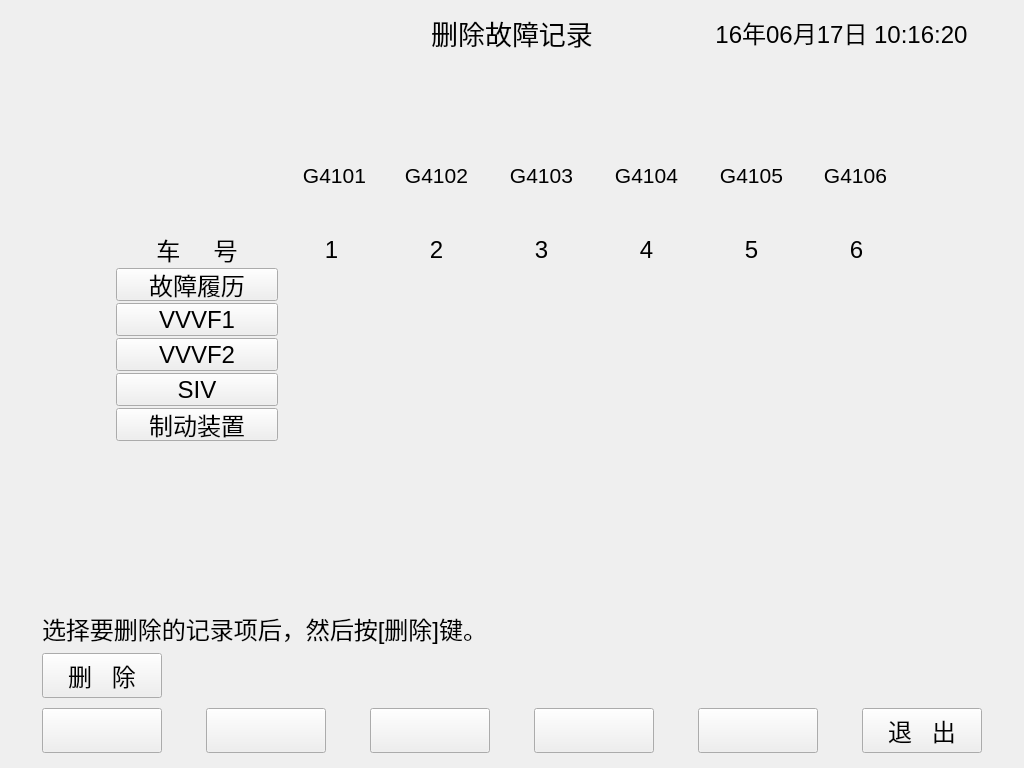
 <widget class="QDialog" name="delerrinfo">
  <property name="geometry">
   <rect>
    <x>0</x>
    <y>0</y>
    <width>1024</width>
    <height>768</height>
   </rect>
  </property>
  <property name="windowTitle">
   <string>删除故障记录</string>
  </property>
  <widget class="QLabel" name="labelinfo_1_7">
   <property name="geometry">
    <rect>
     <x>804</x>
     <y>232</y>
     <width>105</width>
     <height>35</height>
    </rect>
   </property>
   <property name="font">
    <font>
     <pointsize>18</pointsize>
    </font>
   </property>
   <property name="text">
    <string>6</string>
   </property>
   <property name="alignment">
    <set>Qt::AlignCenter</set>
   </property>
  </widget>
  <widget class="MyLabel" name="labelinfo_6_7">
   <property name="geometry">
    <rect>
     <x>804</x>
     <y>407</y>
     <width>105</width>
     <height>35</height>
    </rect>
   </property>
   <property name="font">
    <font>
     <pointsize>18</pointsize>
    </font>
   </property>
   <property name="text">
    <string/>
   </property>
   <property name="alignment">
    <set>Qt::AlignCenter</set>
   </property>
  </widget>
  <widget class="QLabel" name="title_2">
   <property name="geometry">
    <rect>
     <x>355</x>
     <y>10</y>
     <width>314</width>
     <height>45</height>
    </rect>
   </property>
   <property name="sizePolicy">
    <sizepolicy hsizetype="Expanding" vsizetype="Expanding">
     <horstretch>0</horstretch>
     <verstretch>0</verstretch>
    </sizepolicy>
   </property>
   <property name="font">
    <font>
     <pointsize>20</pointsize>
    </font>
   </property>
   <property name="text">
    <string>删除故障记录</string>
   </property>
   <property name="alignment">
    <set>Qt::AlignCenter</set>
   </property>
  </widget>
  <widget class="MyLabel" name="labelinfo_4_5">
   <property name="geometry">
    <rect>
     <x>594</x>
     <y>337</y>
     <width>105</width>
     <height>35</height>
    </rect>
   </property>
   <property name="font">
    <font>
     <pointsize>18</pointsize>
    </font>
   </property>
   <property name="text">
    <string/>
   </property>
   <property name="alignment">
    <set>Qt::AlignCenter</set>
   </property>
  </widget>
  <widget class="QLabel" name="labelinfo_1_4">
   <property name="geometry">
    <rect>
     <x>489</x>
     <y>232</y>
     <width>105</width>
     <height>35</height>
    </rect>
   </property>
   <property name="font">
    <font>
     <pointsize>18</pointsize>
    </font>
   </property>
   <property name="text">
    <string>3</string>
   </property>
   <property name="alignment">
    <set>Qt::AlignCenter</set>
   </property>
  </widget>
  <widget class="QPushButton" name="buttontemp1">
   <property name="geometry">
    <rect>
     <x>206</x>
     <y>708</y>
     <width>120</width>
     <height>45</height>
    </rect>
   </property>
   <property name="font">
    <font>
     <pointsize>18</pointsize>
    </font>
   </property>
   <property name="focusPolicy">
    <enum>Qt::NoFocus</enum>
   </property>
   <property name="text">
    <string/>
   </property>
  </widget>
  <widget class="QLabel" name="carlabel6">
   <property name="geometry">
    <rect>
     <x>816</x>
     <y>163</y>
     <width>79</width>
     <height>25</height>
    </rect>
   </property>
   <property name="font">
    <font>
     <pointsize>16</pointsize>
    </font>
   </property>
   <property name="text">
    <string>G4106</string>
   </property>
   <property name="alignment">
    <set>Qt::AlignCenter</set>
   </property>
  </widget>
  <widget class="MyLabel" name="labelinfo_2_4">
   <property name="geometry">
    <rect>
     <x>489</x>
     <y>267</y>
     <width>105</width>
     <height>35</height>
    </rect>
   </property>
   <property name="font">
    <font>
     <pointsize>18</pointsize>
    </font>
   </property>
   <property name="text">
    <string/>
   </property>
   <property name="alignment">
    <set>Qt::AlignCenter</set>
   </property>
  </widget>
  <widget class="MyLabel" name="labelinfo_5_3">
   <property name="geometry">
    <rect>
     <x>384</x>
     <y>372</y>
     <width>105</width>
     <height>35</height>
    </rect>
   </property>
   <property name="font">
    <font>
     <pointsize>18</pointsize>
    </font>
   </property>
   <property name="text">
    <string/>
   </property>
   <property name="alignment">
    <set>Qt::AlignCenter</set>
   </property>
  </widget>
  <widget class="MyLabel" name="labelinfo_5_2">
   <property name="geometry">
    <rect>
     <x>279</x>
     <y>372</y>
     <width>105</width>
     <height>35</height>
    </rect>
   </property>
   <property name="font">
    <font>
     <pointsize>18</pointsize>
    </font>
   </property>
   <property name="text">
    <string/>
   </property>
   <property name="alignment">
    <set>Qt::AlignCenter</set>
   </property>
  </widget>
  <widget class="QLabel" name="labelinfo_1_6">
   <property name="geometry">
    <rect>
     <x>699</x>
     <y>232</y>
     <width>105</width>
     <height>35</height>
    </rect>
   </property>
   <property name="font">
    <font>
     <pointsize>18</pointsize>
    </font>
   </property>
   <property name="text">
    <string>5</string>
   </property>
   <property name="alignment">
    <set>Qt::AlignCenter</set>
   </property>
  </widget>
  <widget class="MyLabel" name="labelinfo_4_3">
   <property name="geometry">
    <rect>
     <x>384</x>
     <y>337</y>
     <width>105</width>
     <height>35</height>
    </rect>
   </property>
   <property name="font">
    <font>
     <pointsize>18</pointsize>
    </font>
   </property>
   <property name="text">
    <string/>
   </property>
   <property name="alignment">
    <set>Qt::AlignCenter</set>
   </property>
  </widget>
  <widget class="MyLabel" name="labelinfo_4_2">
   <property name="geometry">
    <rect>
     <x>279</x>
     <y>337</y>
     <width>105</width>
     <height>35</height>
    </rect>
   </property>
   <property name="font">
    <font>
     <pointsize>18</pointsize>
    </font>
   </property>
   <property name="text">
    <string/>
   </property>
   <property name="alignment">
    <set>Qt::AlignCenter</set>
   </property>
  </widget>
  <widget class="QLabel" name="labelinfo_3_1">
   <property name="geometry">
    <rect>
     <x>115</x>
     <y>302</y>
     <width>164</width>
     <height>35</height>
    </rect>
   </property>
   <property name="font">
    <font>
     <pointsize>18</pointsize>
    </font>
   </property>
   <property name="text">
    <string/>
   </property>
   <property name="alignment">
    <set>Qt::AlignCenter</set>
   </property>
  </widget>
  <widget class="MyLabel" name="labelinfo_4_4">
   <property name="geometry">
    <rect>
     <x>489</x>
     <y>337</y>
     <width>105</width>
     <height>35</height>
    </rect>
   </property>
   <property name="font">
    <font>
     <pointsize>18</pointsize>
    </font>
   </property>
   <property name="text">
    <string/>
   </property>
   <property name="alignment">
    <set>Qt::AlignCenter</set>
   </property>
  </widget>
  <widget class="QLabel" name="labelinfo_2_1">
   <property name="geometry">
    <rect>
     <x>115</x>
     <y>267</y>
     <width>164</width>
     <height>35</height>
    </rect>
   </property>
   <property name="font">
    <font>
     <pointsize>18</pointsize>
    </font>
   </property>
   <property name="text">
    <string/>
   </property>
   <property name="alignment">
    <set>Qt::AlignCenter</set>
   </property>
  </widget>
  <widget class="QLabel" name="labelinfo_1_2">
   <property name="geometry">
    <rect>
     <x>279</x>
     <y>232</y>
     <width>105</width>
     <height>35</height>
    </rect>
   </property>
   <property name="font">
    <font>
     <pointsize>18</pointsize>
    </font>
   </property>
   <property name="text">
    <string>1</string>
   </property>
   <property name="alignment">
    <set>Qt::AlignCenter</set>
   </property>
  </widget>
  <widget class="QLabel" name="labelbuttonarea">
   <property name="geometry">
    <rect>
     <x>10</x>
     <y>703</y>
     <width>1004</width>
     <height>55</height>
    </rect>
   </property>
   <property name="text">
    <string/>
   </property>
  </widget>
  <widget class="QPushButton" name="buttonquit">
   <property name="geometry">
    <rect>
     <x>862</x>
     <y>708</y>
     <width>120</width>
     <height>45</height>
    </rect>
   </property>
   <property name="font">
    <font>
     <pointsize>18</pointsize>
    </font>
   </property>
   <property name="focusPolicy">
    <enum>Qt::NoFocus</enum>
   </property>
   <property name="text">
    <string>退   出</string>
   </property>
  </widget>
  <widget class="QLabel" name="carlabel3">
   <property name="geometry">
    <rect>
     <x>501</x>
     <y>163</y>
     <width>81</width>
     <height>25</height>
    </rect>
   </property>
   <property name="font">
    <font>
     <pointsize>16</pointsize>
    </font>
   </property>
   <property name="text">
    <string>G4103</string>
   </property>
   <property name="alignment">
    <set>Qt::AlignCenter</set>
   </property>
  </widget>
  <widget class="QLabel" name="carlabel5">
   <property name="geometry">
    <rect>
     <x>711</x>
     <y>163</y>
     <width>81</width>
     <height>25</height>
    </rect>
   </property>
   <property name="font">
    <font>
     <pointsize>16</pointsize>
    </font>
   </property>
   <property name="text">
    <string>G4105</string>
   </property>
   <property name="alignment">
    <set>Qt::AlignCenter</set>
   </property>
  </widget>
  <widget class="QLabel" name="labelinfo_1_1">
   <property name="geometry">
    <rect>
     <x>115</x>
     <y>232</y>
     <width>164</width>
     <height>35</height>
    </rect>
   </property>
   <property name="font">
    <font>
     <pointsize>18</pointsize>
    </font>
   </property>
   <property name="text">
    <string>车     号</string>
   </property>
   <property name="alignment">
    <set>Qt::AlignCenter</set>
   </property>
  </widget>
  <widget class="QLabel" name="carimagelabel5">
   <property name="geometry">
    <rect>
     <x>699</x>
     <y>150</y>
     <width>105</width>
     <height>80</height>
    </rect>
   </property>
   <property name="text">
    <string/>
   </property>
  </widget>
  <widget class="MyLabel" name="labelinfo_6_5">
   <property name="geometry">
    <rect>
     <x>594</x>
     <y>407</y>
     <width>105</width>
     <height>35</height>
    </rect>
   </property>
   <property name="font">
    <font>
     <pointsize>18</pointsize>
    </font>
   </property>
   <property name="text">
    <string/>
   </property>
   <property name="alignment">
    <set>Qt::AlignCenter</set>
   </property>
  </widget>
  <widget class="MyLabel" name="labelinfo_2_5">
   <property name="geometry">
    <rect>
     <x>594</x>
     <y>267</y>
     <width>105</width>
     <height>35</height>
    </rect>
   </property>
   <property name="font">
    <font>
     <pointsize>18</pointsize>
    </font>
   </property>
   <property name="text">
    <string/>
   </property>
   <property name="alignment">
    <set>Qt::AlignCenter</set>
   </property>
  </widget>
  <widget class="QLabel" name="carlabel2">
   <property name="geometry">
    <rect>
     <x>396</x>
     <y>163</y>
     <width>81</width>
     <height>25</height>
    </rect>
   </property>
   <property name="font">
    <font>
     <pointsize>16</pointsize>
    </font>
   </property>
   <property name="text">
    <string>G4102</string>
   </property>
   <property name="alignment">
    <set>Qt::AlignCenter</set>
   </property>
  </widget>
  <widget class="QLabel" name="labelinfo_1_5">
   <property name="geometry">
    <rect>
     <x>594</x>
     <y>232</y>
     <width>105</width>
     <height>35</height>
    </rect>
   </property>
   <property name="font">
    <font>
     <pointsize>18</pointsize>
    </font>
   </property>
   <property name="text">
    <string>4</string>
   </property>
   <property name="alignment">
    <set>Qt::AlignCenter</set>
   </property>
  </widget>
  <widget class="MyLabel" name="labelinfo_5_4">
   <property name="geometry">
    <rect>
     <x>489</x>
     <y>372</y>
     <width>105</width>
     <height>35</height>
    </rect>
   </property>
   <property name="font">
    <font>
     <pointsize>18</pointsize>
    </font>
   </property>
   <property name="text">
    <string/>
   </property>
   <property name="alignment">
    <set>Qt::AlignCenter</set>
   </property>
  </widget>
  <widget class="QLabel" name="carlabel1">
   <property name="geometry">
    <rect>
     <x>295</x>
     <y>163</y>
     <width>79</width>
     <height>25</height>
    </rect>
   </property>
   <property name="font">
    <font>
     <pointsize>16</pointsize>
    </font>
   </property>
   <property name="text">
    <string>G4101</string>
   </property>
   <property name="alignment">
    <set>Qt::AlignCenter</set>
   </property>
  </widget>
  <widget class="MyLabel" name="labelinfo_5_7">
   <property name="geometry">
    <rect>
     <x>804</x>
     <y>372</y>
     <width>105</width>
     <height>35</height>
    </rect>
   </property>
   <property name="font">
    <font>
     <pointsize>18</pointsize>
    </font>
   </property>
   <property name="text">
    <string/>
   </property>
   <property name="alignment">
    <set>Qt::AlignCenter</set>
   </property>
  </widget>
  <widget class="MyLabel" name="labelinfo_3_2">
   <property name="geometry">
    <rect>
     <x>279</x>
     <y>302</y>
     <width>105</width>
     <height>35</height>
    </rect>
   </property>
   <property name="font">
    <font>
     <pointsize>18</pointsize>
    </font>
   </property>
   <property name="text">
    <string/>
   </property>
   <property name="alignment">
    <set>Qt::AlignCenter</set>
   </property>
  </widget>
  <widget class="MyLabel" name="labelinfo_6_6">
   <property name="geometry">
    <rect>
     <x>699</x>
     <y>407</y>
     <width>105</width>
     <height>35</height>
    </rect>
   </property>
   <property name="font">
    <font>
     <pointsize>18</pointsize>
    </font>
   </property>
   <property name="text">
    <string/>
   </property>
   <property name="alignment">
    <set>Qt::AlignCenter</set>
   </property>
  </widget>
  <widget class="MyLabel" name="labelinfo_2_2">
   <property name="geometry">
    <rect>
     <x>279</x>
     <y>267</y>
     <width>105</width>
     <height>35</height>
    </rect>
   </property>
   <property name="font">
    <font>
     <pointsize>18</pointsize>
    </font>
   </property>
   <property name="text">
    <string/>
   </property>
   <property name="alignment">
    <set>Qt::AlignCenter</set>
   </property>
  </widget>
  <widget class="QLabel" name="carimagelabel1">
   <property name="geometry">
    <rect>
     <x>279</x>
     <y>150</y>
     <width>105</width>
     <height>80</height>
    </rect>
   </property>
   <property name="text">
    <string/>
   </property>
  </widget>
  <widget class="MyLabel" name="labelinfo_5_5">
   <property name="geometry">
    <rect>
     <x>594</x>
     <y>372</y>
     <width>105</width>
     <height>35</height>
    </rect>
   </property>
   <property name="font">
    <font>
     <pointsize>18</pointsize>
    </font>
   </property>
   <property name="text">
    <string/>
   </property>
   <property name="alignment">
    <set>Qt::AlignCenter</set>
   </property>
  </widget>
  <widget class="QLabel" name="carimagelabel6">
   <property name="geometry">
    <rect>
     <x>804</x>
     <y>150</y>
     <width>105</width>
     <height>80</height>
    </rect>
   </property>
   <property name="text">
    <string/>
   </property>
  </widget>
  <widget class="QLabel" name="labelinfo_4_1">
   <property name="geometry">
    <rect>
     <x>115</x>
     <y>337</y>
     <width>164</width>
     <height>35</height>
    </rect>
   </property>
   <property name="font">
    <font>
     <pointsize>18</pointsize>
    </font>
   </property>
   <property name="text">
    <string/>
   </property>
   <property name="alignment">
    <set>Qt::AlignCenter</set>
   </property>
  </widget>
  <widget class="QPushButton" name="buttontemp2">
   <property name="geometry">
    <rect>
     <x>370</x>
     <y>708</y>
     <width>120</width>
     <height>45</height>
    </rect>
   </property>
   <property name="font">
    <font>
     <pointsize>18</pointsize>
    </font>
   </property>
   <property name="focusPolicy">
    <enum>Qt::NoFocus</enum>
   </property>
   <property name="text">
    <string/>
   </property>
  </widget>
  <widget class="MyLabel" name="labelinfo_2_3">
   <property name="geometry">
    <rect>
     <x>384</x>
     <y>267</y>
     <width>105</width>
     <height>35</height>
    </rect>
   </property>
   <property name="font">
    <font>
     <pointsize>18</pointsize>
    </font>
   </property>
   <property name="text">
    <string/>
   </property>
   <property name="alignment">
    <set>Qt::AlignCenter</set>
   </property>
  </widget>
  <widget class="MyLabel" name="labelinfo_2_7">
   <property name="geometry">
    <rect>
     <x>804</x>
     <y>267</y>
     <width>105</width>
     <height>35</height>
    </rect>
   </property>
   <property name="font">
    <font>
     <pointsize>18</pointsize>
    </font>
   </property>
   <property name="text">
    <string/>
   </property>
   <property name="alignment">
    <set>Qt::AlignCenter</set>
   </property>
  </widget>
  <widget class="QLabel" name="carimagelabel3">
   <property name="geometry">
    <rect>
     <x>489</x>
     <y>150</y>
     <width>105</width>
     <height>80</height>
    </rect>
   </property>
   <property name="text">
    <string/>
   </property>
  </widget>
  <widget class="MyLabel" name="labelinfo_4_6">
   <property name="geometry">
    <rect>
     <x>699</x>
     <y>337</y>
     <width>105</width>
     <height>35</height>
    </rect>
   </property>
   <property name="font">
    <font>
     <pointsize>18</pointsize>
    </font>
   </property>
   <property name="text">
    <string/>
   </property>
   <property name="alignment">
    <set>Qt::AlignCenter</set>
   </property>
  </widget>
  <widget class="QLabel" name="carimagelabel4">
   <property name="geometry">
    <rect>
     <x>594</x>
     <y>150</y>
     <width>105</width>
     <height>80</height>
    </rect>
   </property>
   <property name="text">
    <string/>
   </property>
  </widget>
  <widget class="QPushButton" name="buttontemp4">
   <property name="geometry">
    <rect>
     <x>698</x>
     <y>708</y>
     <width>120</width>
     <height>45</height>
    </rect>
   </property>
   <property name="font">
    <font>
     <pointsize>18</pointsize>
    </font>
   </property>
   <property name="focusPolicy">
    <enum>Qt::NoFocus</enum>
   </property>
   <property name="text">
    <string/>
   </property>
  </widget>
  <widget class="QPushButton" name="buttondelete">
   <property name="geometry">
    <rect>
     <x>42</x>
     <y>653</y>
     <width>120</width>
     <height>45</height>
    </rect>
   </property>
   <property name="font">
    <font>
     <pointsize>18</pointsize>
    </font>
   </property>
   <property name="focusPolicy">
    <enum>Qt::NoFocus</enum>
   </property>
   <property name="text">
    <string>删   除</string>
   </property>
  </widget>
  <widget class="MyLabel" name="labelinfo_3_3">
   <property name="geometry">
    <rect>
     <x>384</x>
     <y>302</y>
     <width>105</width>
     <height>35</height>
    </rect>
   </property>
   <property name="font">
    <font>
     <pointsize>18</pointsize>
    </font>
   </property>
   <property name="text">
    <string/>
   </property>
   <property name="alignment">
    <set>Qt::AlignCenter</set>
   </property>
  </widget>
  <widget class="QLabel" name="carlabel4">
   <property name="geometry">
    <rect>
     <x>606</x>
     <y>163</y>
     <width>81</width>
     <height>25</height>
    </rect>
   </property>
   <property name="font">
    <font>
     <pointsize>16</pointsize>
    </font>
   </property>
   <property name="text">
    <string>G4104</string>
   </property>
   <property name="alignment">
    <set>Qt::AlignCenter</set>
   </property>
  </widget>
  <widget class="MyLabel" name="labelinfo_5_6">
   <property name="geometry">
    <rect>
     <x>699</x>
     <y>372</y>
     <width>105</width>
     <height>35</height>
    </rect>
   </property>
   <property name="font">
    <font>
     <pointsize>18</pointsize>
    </font>
   </property>
   <property name="text">
    <string/>
   </property>
   <property name="alignment">
    <set>Qt::AlignCenter</set>
   </property>
  </widget>
  <widget class="MyLabel" name="labelinfo_2_6">
   <property name="geometry">
    <rect>
     <x>699</x>
     <y>267</y>
     <width>105</width>
     <height>35</height>
    </rect>
   </property>
   <property name="font">
    <font>
     <pointsize>18</pointsize>
    </font>
   </property>
   <property name="text">
    <string/>
   </property>
   <property name="alignment">
    <set>Qt::AlignCenter</set>
   </property>
  </widget>
  <widget class="MyLabel" name="labelinfo_3_4">
   <property name="geometry">
    <rect>
     <x>489</x>
     <y>302</y>
     <width>105</width>
     <height>35</height>
    </rect>
   </property>
   <property name="font">
    <font>
     <pointsize>18</pointsize>
    </font>
   </property>
   <property name="text">
    <string/>
   </property>
   <property name="alignment">
    <set>Qt::AlignCenter</set>
   </property>
  </widget>
  <widget class="MyLabel" name="labelinfo_3_6">
   <property name="geometry">
    <rect>
     <x>699</x>
     <y>302</y>
     <width>105</width>
     <height>35</height>
    </rect>
   </property>
   <property name="font">
    <font>
     <pointsize>18</pointsize>
    </font>
   </property>
   <property name="text">
    <string/>
   </property>
   <property name="alignment">
    <set>Qt::AlignCenter</set>
   </property>
  </widget>
  <widget class="MyLabel" name="labelinfo_4_7">
   <property name="geometry">
    <rect>
     <x>804</x>
     <y>337</y>
     <width>105</width>
     <height>35</height>
    </rect>
   </property>
   <property name="font">
    <font>
     <pointsize>18</pointsize>
    </font>
   </property>
   <property name="text">
    <string/>
   </property>
   <property name="alignment">
    <set>Qt::AlignCenter</set>
   </property>
  </widget>
  <widget class="QLabel" name="title">
   <property name="geometry">
    <rect>
     <x>10</x>
     <y>10</y>
     <width>345</width>
     <height>45</height>
    </rect>
   </property>
   <property name="sizePolicy">
    <sizepolicy hsizetype="Expanding" vsizetype="Expanding">
     <horstretch>0</horstretch>
     <verstretch>0</verstretch>
    </sizepolicy>
   </property>
   <property name="font">
    <font>
     <pointsize>18</pointsize>
    </font>
   </property>
   <property name="text">
    <string/>
   </property>
  </widget>
  <widget class="MyLabel" name="labelinfo_3_5">
   <property name="geometry">
    <rect>
     <x>594</x>
     <y>302</y>
     <width>105</width>
     <height>35</height>
    </rect>
   </property>
   <property name="font">
    <font>
     <pointsize>18</pointsize>
    </font>
   </property>
   <property name="text">
    <string/>
   </property>
   <property name="alignment">
    <set>Qt::AlignCenter</set>
   </property>
  </widget>
  <widget class="QLabel" name="labelinfo_6_1">
   <property name="geometry">
    <rect>
     <x>115</x>
     <y>407</y>
     <width>164</width>
     <height>35</height>
    </rect>
   </property>
   <property name="font">
    <font>
     <pointsize>18</pointsize>
    </font>
   </property>
   <property name="text">
    <string/>
   </property>
   <property name="alignment">
    <set>Qt::AlignCenter</set>
   </property>
  </widget>
  <widget class="MyLabel" name="labelinfo_6_4">
   <property name="geometry">
    <rect>
     <x>489</x>
     <y>407</y>
     <width>105</width>
     <height>35</height>
    </rect>
   </property>
   <property name="font">
    <font>
     <pointsize>18</pointsize>
    </font>
   </property>
   <property name="text">
    <string/>
   </property>
   <property name="alignment">
    <set>Qt::AlignCenter</set>
   </property>
  </widget>
  <widget class="QLabel" name="labelinfo_5_1">
   <property name="geometry">
    <rect>
     <x>115</x>
     <y>372</y>
     <width>164</width>
     <height>35</height>
    </rect>
   </property>
   <property name="font">
    <font>
     <pointsize>18</pointsize>
    </font>
   </property>
   <property name="text">
    <string/>
   </property>
   <property name="alignment">
    <set>Qt::AlignCenter</set>
   </property>
  </widget>
  <widget class="MyLabel" name="labelinfo_6_2">
   <property name="geometry">
    <rect>
     <x>279</x>
     <y>407</y>
     <width>105</width>
     <height>35</height>
    </rect>
   </property>
   <property name="font">
    <font>
     <pointsize>18</pointsize>
    </font>
   </property>
   <property name="text">
    <string/>
   </property>
   <property name="alignment">
    <set>Qt::AlignCenter</set>
   </property>
  </widget>
  <widget class="QLabel" name="labelmessage">
   <property name="geometry">
    <rect>
     <x>42</x>
     <y>608</y>
     <width>721</width>
     <height>40</height>
    </rect>
   </property>
   <property name="font">
    <font>
     <pointsize>18</pointsize>
    </font>
   </property>
   <property name="text">
    <string>选择要删除的记录项后，然后按[删除]键。</string>
   </property>
   <property name="alignment">
    <set>Qt::AlignLeading|Qt::AlignLeft|Qt::AlignVCenter</set>
   </property>
  </widget>
  <widget class="QPushButton" name="buttontemp3">
   <property name="geometry">
    <rect>
     <x>534</x>
     <y>708</y>
     <width>120</width>
     <height>45</height>
    </rect>
   </property>
   <property name="font">
    <font>
     <pointsize>18</pointsize>
    </font>
   </property>
   <property name="focusPolicy">
    <enum>Qt::NoFocus</enum>
   </property>
   <property name="text">
    <string/>
   </property>
  </widget>
  <widget class="MyLabel" name="labelinfo_3_7">
   <property name="geometry">
    <rect>
     <x>804</x>
     <y>302</y>
     <width>105</width>
     <height>35</height>
    </rect>
   </property>
   <property name="font">
    <font>
     <pointsize>18</pointsize>
    </font>
   </property>
   <property name="text">
    <string/>
   </property>
   <property name="alignment">
    <set>Qt::AlignCenter</set>
   </property>
  </widget>
  <widget class="QLabel" name="labelinfo_1_3">
   <property name="geometry">
    <rect>
     <x>384</x>
     <y>232</y>
     <width>105</width>
     <height>35</height>
    </rect>
   </property>
   <property name="font">
    <font>
     <pointsize>18</pointsize>
    </font>
   </property>
   <property name="text">
    <string>2</string>
   </property>
   <property name="alignment">
    <set>Qt::AlignCenter</set>
   </property>
  </widget>
  <widget class="QLabel" name="title_3">
   <property name="geometry">
    <rect>
     <x>669</x>
     <y>10</y>
     <width>345</width>
     <height>45</height>
    </rect>
   </property>
   <property name="sizePolicy">
    <sizepolicy hsizetype="Expanding" vsizetype="Expanding">
     <horstretch>0</horstretch>
     <verstretch>0</verstretch>
    </sizepolicy>
   </property>
   <property name="font">
    <font>
     <pointsize>18</pointsize>
    </font>
   </property>
   <property name="text">
    <string>16年06月17日 10:16:20</string>
   </property>
   <property name="alignment">
    <set>Qt::AlignCenter</set>
   </property>
  </widget>
  <widget class="QLabel" name="carimagelabel2">
   <property name="geometry">
    <rect>
     <x>384</x>
     <y>150</y>
     <width>105</width>
     <height>80</height>
    </rect>
   </property>
   <property name="text">
    <string/>
   </property>
  </widget>
  <widget class="QPushButton" name="buttontemp0">
   <property name="geometry">
    <rect>
     <x>42</x>
     <y>708</y>
     <width>120</width>
     <height>45</height>
    </rect>
   </property>
   <property name="font">
    <font>
     <pointsize>18</pointsize>
    </font>
   </property>
   <property name="focusPolicy">
    <enum>Qt::NoFocus</enum>
   </property>
   <property name="text">
    <string/>
   </property>
  </widget>
  <widget class="MyLabel" name="labelinfo_6_3">
   <property name="geometry">
    <rect>
     <x>384</x>
     <y>407</y>
     <width>105</width>
     <height>35</height>
    </rect>
   </property>
   <property name="font">
    <font>
     <pointsize>18</pointsize>
    </font>
   </property>
   <property name="text">
    <string/>
   </property>
   <property name="alignment">
    <set>Qt::AlignCenter</set>
   </property>
  </widget>
  <widget class="QLabel" name="labelarrow">
   <property name="geometry">
    <rect>
     <x>115</x>
     <y>150</y>
     <width>164</width>
     <height>80</height>
    </rect>
   </property>
   <property name="text">
    <string/>
   </property>
   <property name="alignment">
    <set>Qt::AlignCenter</set>
   </property>
  </widget>
  <widget class="QPushButton" name="btnerrorrecord">
   <property name="geometry">
    <rect>
     <x>116</x>
     <y>268</y>
     <width>162</width>
     <height>33</height>
    </rect>
   </property>
   <property name="font">
    <font>
     <pointsize>18</pointsize>
    </font>
   </property>
   <property name="focusPolicy">
    <enum>Qt::NoFocus</enum>
   </property>
   <property name="text">
    <string>故障履历</string>
   </property>
  </widget>
  <widget class="QPushButton" name="btnvvvf1">
   <property name="geometry">
    <rect>
     <x>116</x>
     <y>303</y>
     <width>162</width>
     <height>33</height>
    </rect>
   </property>
   <property name="font">
    <font>
     <pointsize>18</pointsize>
    </font>
   </property>
   <property name="focusPolicy">
    <enum>Qt::NoFocus</enum>
   </property>
   <property name="text">
    <string>VVVF1</string>
   </property>
  </widget>
  <widget class="QPushButton" name="btnvvvf2">
   <property name="geometry">
    <rect>
     <x>116</x>
     <y>338</y>
     <width>162</width>
     <height>33</height>
    </rect>
   </property>
   <property name="font">
    <font>
     <pointsize>18</pointsize>
    </font>
   </property>
   <property name="focusPolicy">
    <enum>Qt::NoFocus</enum>
   </property>
   <property name="text">
    <string>VVVF2</string>
   </property>
  </widget>
  <widget class="QPushButton" name="btnsiv">
   <property name="geometry">
    <rect>
     <x>116</x>
     <y>373</y>
     <width>162</width>
     <height>33</height>
    </rect>
   </property>
   <property name="font">
    <font>
     <pointsize>18</pointsize>
    </font>
   </property>
   <property name="focusPolicy">
    <enum>Qt::NoFocus</enum>
   </property>
   <property name="text">
    <string>SIV</string>
   </property>
  </widget>
  <widget class="QPushButton" name="btnbrake">
   <property name="geometry">
    <rect>
     <x>116</x>
     <y>408</y>
     <width>162</width>
     <height>33</height>
    </rect>
   </property>
   <property name="font">
    <font>
     <pointsize>18</pointsize>
    </font>
   </property>
   <property name="focusPolicy">
    <enum>Qt::NoFocus</enum>
   </property>
   <property name="text">
    <string>制动装置</string>
   </property>
  </widget>
  <zorder>labelbuttonarea</zorder>
  <zorder>carimagelabel6</zorder>
  <zorder>carimagelabel3</zorder>
  <zorder>carimagelabel5</zorder>
  <zorder>carimagelabel1</zorder>
  <zorder>carimagelabel2</zorder>
  <zorder>carimagelabel4</zorder>
  <zorder>labelinfo_1_7</zorder>
  <zorder>labelinfo_6_7</zorder>
  <zorder>title_2</zorder>
  <zorder>labelinfo_4_5</zorder>
  <zorder>labelinfo_1_4</zorder>
  <zorder>buttontemp1</zorder>
  <zorder>carlabel6</zorder>
  <zorder>labelinfo_2_4</zorder>
  <zorder>labelinfo_5_3</zorder>
  <zorder>labelinfo_5_2</zorder>
  <zorder>labelinfo_1_6</zorder>
  <zorder>labelinfo_4_3</zorder>
  <zorder>labelinfo_4_2</zorder>
  <zorder>labelinfo_3_1</zorder>
  <zorder>labelinfo_4_4</zorder>
  <zorder>labelinfo_2_1</zorder>
  <zorder>labelinfo_1_2</zorder>
  <zorder>buttonquit</zorder>
  <zorder>carlabel3</zorder>
  <zorder>carlabel5</zorder>
  <zorder>labelinfo_1_1</zorder>
  <zorder>labelinfo_6_5</zorder>
  <zorder>labelinfo_2_5</zorder>
  <zorder>carlabel2</zorder>
  <zorder>labelinfo_1_5</zorder>
  <zorder>labelinfo_5_4</zorder>
  <zorder>carlabel1</zorder>
  <zorder>labelinfo_5_7</zorder>
  <zorder>labelinfo_3_2</zorder>
  <zorder>labelinfo_6_6</zorder>
  <zorder>labelinfo_2_2</zorder>
  <zorder>labelinfo_5_5</zorder>
  <zorder>labelinfo_4_1</zorder>
  <zorder>buttontemp2</zorder>
  <zorder>labelinfo_2_3</zorder>
  <zorder>labelinfo_2_7</zorder>
  <zorder>labelinfo_4_6</zorder>
  <zorder>buttontemp4</zorder>
  <zorder>buttondelete</zorder>
  <zorder>labelinfo_3_3</zorder>
  <zorder>carlabel4</zorder>
  <zorder>labelinfo_5_6</zorder>
  <zorder>labelinfo_2_6</zorder>
  <zorder>labelinfo_3_4</zorder>
  <zorder>labelinfo_3_6</zorder>
  <zorder>labelinfo_4_7</zorder>
  <zorder>title</zorder>
  <zorder>labelinfo_3_5</zorder>
  <zorder>labelinfo_6_1</zorder>
  <zorder>labelinfo_6_4</zorder>
  <zorder>labelinfo_5_1</zorder>
  <zorder>labelinfo_6_2</zorder>
  <zorder>labelmessage</zorder>
  <zorder>buttontemp3</zorder>
  <zorder>labelinfo_3_7</zorder>
  <zorder>labelinfo_1_3</zorder>
  <zorder>title_3</zorder>
  <zorder>buttontemp0</zorder>
  <zorder>labelinfo_6_3</zorder>
  <zorder>labelarrow</zorder>
  <zorder>btnerrorrecord</zorder>
  <zorder>btnvvvf1</zorder>
  <zorder>btnvvvf2</zorder>
  <zorder>btnsiv</zorder>
  <zorder>btnbrake</zorder>
 </widget>
